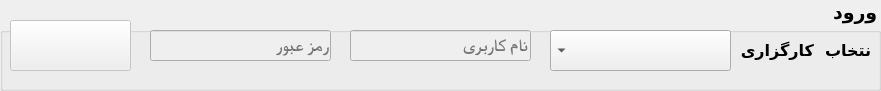
  <widget class="QGroupBox" name="groupBox_3">
   <property name="geometry">
    <rect>
     <x>10</x>
     <y>0</y>
     <width>881</width>
     <height>91</height>
    </rect>
   </property>
   <property name="font">
    <font>
     <family>B Arash</family>
     <pointsize>14</pointsize>
     <weight>75</weight>
     <bold>true</bold>
    </font>
   </property>
   <property name="layoutDirection">
    <enum>Qt::RightToLeft</enum>
   </property>
   <property name="title">
    <string>ورود</string>
   </property>
   <widget class="QComboBox" name="Kargozar">
    <property name="geometry">
     <rect>
      <x>550</x>
      <y>30</y>
      <width>181</width>
      <height>41</height>
     </rect>
    </property>
    <property name="font">
     <font>
      <family>B Nazanin</family>
      <pointsize>14</pointsize>
      <weight>75</weight>
      <bold>true</bold>
     </font>
    </property>
    <property name="currentIndex">
     <number>-1</number>
    </property>
    <property name="maxVisibleItems">
     <number>10</number>
    </property>
    <property name="placeholderText">
     <string>انتخاب کنید</string>
    </property>
    <property name="duplicatesEnabled">
     <bool>true</bool>
    </property>
    <item>
     <property name="text">
      <string notr="true">فیروزه آسیا</string>
     </property>
     <property name="icon">
      <iconset>
       <normaloff>Data/Images/Firooze.png</normaloff>Data/Images/Firooze.png</iconset>
     </property>
    </item>
    <item>
     <property name="text">
      <string>دانایان</string>
     </property>
     <property name="icon">
      <iconset>
       <normaloff>Data/Images/Danayan.png</normaloff>Data/Images/Danayan.png</iconset>
     </property>
    </item>
    <item>
     <property name="text">
      <string>مفید</string>
     </property>
     <property name="icon">
      <iconset>
       <normaloff>Data/Images/Mofid.png</normaloff>Data/Images/Mofid.png</iconset>
     </property>
    </item>
    <item>
     <property name="text">
      <string>آتیه</string>
     </property>
     <property name="icon">
      <iconset>
       <normaloff>Data/Images/Atie.png</normaloff>Data/Images/Atie.png</iconset>
     </property>
    </item>
    <item>
     <property name="text">
      <string>کاریزما</string>
     </property>
     <property name="icon">
      <iconset>
       <normaloff>Data/Images/Charisma.png</normaloff>Data/Images/Charisma.png</iconset>
     </property>
    </item>
    <item>
     <property name="text">
      <string>جهان سهم</string>
     </property>
     <property name="icon">
      <iconset>
       <normaloff>Data/Images/Jahan.png</normaloff>Data/Images/Jahan.png</iconset>
     </property>
    </item>
   </widget>
   <widget class="QLabel" name="label">
    <property name="geometry">
     <rect>
      <x>740</x>
      <y>40</y>
      <width>131</width>
      <height>21</height>
     </rect>
    </property>
    <property name="font">
     <font>
      <family>B Nazanin</family>
      <pointsize>12</pointsize>
      <weight>75</weight>
      <bold>true</bold>
     </font>
    </property>
    <property name="text">
     <string>انتخاب  کارگزاری:</string>
    </property>
    <property name="alignment">
     <set>Qt::AlignCenter</set>
    </property>
   </widget>
   <widget class="QLineEdit" name="User_Field">
    <property name="enabled">
     <bool>false</bool>
    </property>
    <property name="geometry">
     <rect>
      <x>350</x>
      <y>30</y>
      <width>181</width>
      <height>31</height>
     </rect>
    </property>
    <property name="font">
     <font>
      <family>Cambria</family>
      <pointsize>13</pointsize>
      <weight>75</weight>
      <bold>true</bold>
     </font>
    </property>
    <property name="alignment">
     <set>Qt::AlignLeading|Qt::AlignLeft|Qt::AlignVCenter</set>
    </property>
    <property name="placeholderText">
     <string>نام کاربری</string>
    </property>
   </widget>
   <widget class="QLineEdit" name="Password_Field">
    <property name="enabled">
     <bool>false</bool>
    </property>
    <property name="geometry">
     <rect>
      <x>150</x>
      <y>30</y>
      <width>181</width>
      <height>31</height>
     </rect>
    </property>
    <property name="font">
     <font>
      <family>Cambria</family>
      <pointsize>13</pointsize>
      <weight>75</weight>
      <bold>true</bold>
     </font>
    </property>
    <property name="echoMode">
     <enum>QLineEdit::Password</enum>
    </property>
    <property name="alignment">
     <set>Qt::AlignLeading|Qt::AlignLeft|Qt::AlignVCenter</set>
    </property>
    <property name="placeholderText">
     <string>رمز عبور</string>
    </property>
   </widget>
   <widget class="QPushButton" name="Enter_btn">
    <property name="enabled">
     <bool>false</bool>
    </property>
    <property name="geometry">
     <rect>
      <x>10</x>
      <y>20</y>
      <width>121</width>
      <height>51</height>
     </rect>
    </property>
    <property name="palette">
     <palette>
      <active>
       <colorrole role="Text">
        <brush brushstyle="SolidPattern">
         <color alpha="255">
          <red>170</red>
          <green>0</green>
          <blue>0</blue>
         </color>
        </brush>
       </colorrole>
       <colorrole role="ButtonText">
        <brush brushstyle="SolidPattern">
         <color alpha="255">
          <red>170</red>
          <green>0</green>
          <blue>0</blue>
         </color>
        </brush>
       </colorrole>
       <colorrole role="PlaceholderText">
        <brush brushstyle="SolidPattern">
         <color alpha="128">
          <red>170</red>
          <green>0</green>
          <blue>0</blue>
         </color>
        </brush>
       </colorrole>
      </active>
      <inactive>
       <colorrole role="Text">
        <brush brushstyle="SolidPattern">
         <color alpha="255">
          <red>170</red>
          <green>0</green>
          <blue>0</blue>
         </color>
        </brush>
       </colorrole>
       <colorrole role="ButtonText">
        <brush brushstyle="SolidPattern">
         <color alpha="255">
          <red>170</red>
          <green>0</green>
          <blue>0</blue>
         </color>
        </brush>
       </colorrole>
       <colorrole role="PlaceholderText">
        <brush brushstyle="SolidPattern">
         <color alpha="128">
          <red>170</red>
          <green>0</green>
          <blue>0</blue>
         </color>
        </brush>
       </colorrole>
      </inactive>
      <disabled>
       <colorrole role="Text">
        <brush brushstyle="SolidPattern">
         <color alpha="255">
          <red>120</red>
          <green>120</green>
          <blue>120</blue>
         </color>
        </brush>
       </colorrole>
       <colorrole role="ButtonText">
        <brush brushstyle="SolidPattern">
         <color alpha="255">
          <red>120</red>
          <green>120</green>
          <blue>120</blue>
         </color>
        </brush>
       </colorrole>
       <colorrole role="PlaceholderText">
        <brush brushstyle="SolidPattern">
         <color alpha="128">
          <red>0</red>
          <green>0</green>
          <blue>0</blue>
         </color>
        </brush>
       </colorrole>
      </disabled>
     </palette>
    </property>
    <property name="font">
     <font>
      <family>B Nazanin</family>
      <pointsize>16</pointsize>
      <weight>75</weight>
      <bold>true</bold>
     </font>
    </property>
    <property name="cursor">
     <cursorShape>PointingHandCursor</cursorShape>
    </property>
    <property name="toolTip">
     <string>ورود به کارگزاری</string>
    </property>
    <property name="text">
     <string/>
    </property>
    <property name="icon">
     <iconset>
      <normaloff>Data/Images/Enter.png</normaloff>Data/Images/Enter.png</iconset>
    </property>
    <property name="iconSize">
     <size>
      <width>50</width>
      <height>50</height>
     </size>
    </property>
   </widget>
  </widget>
